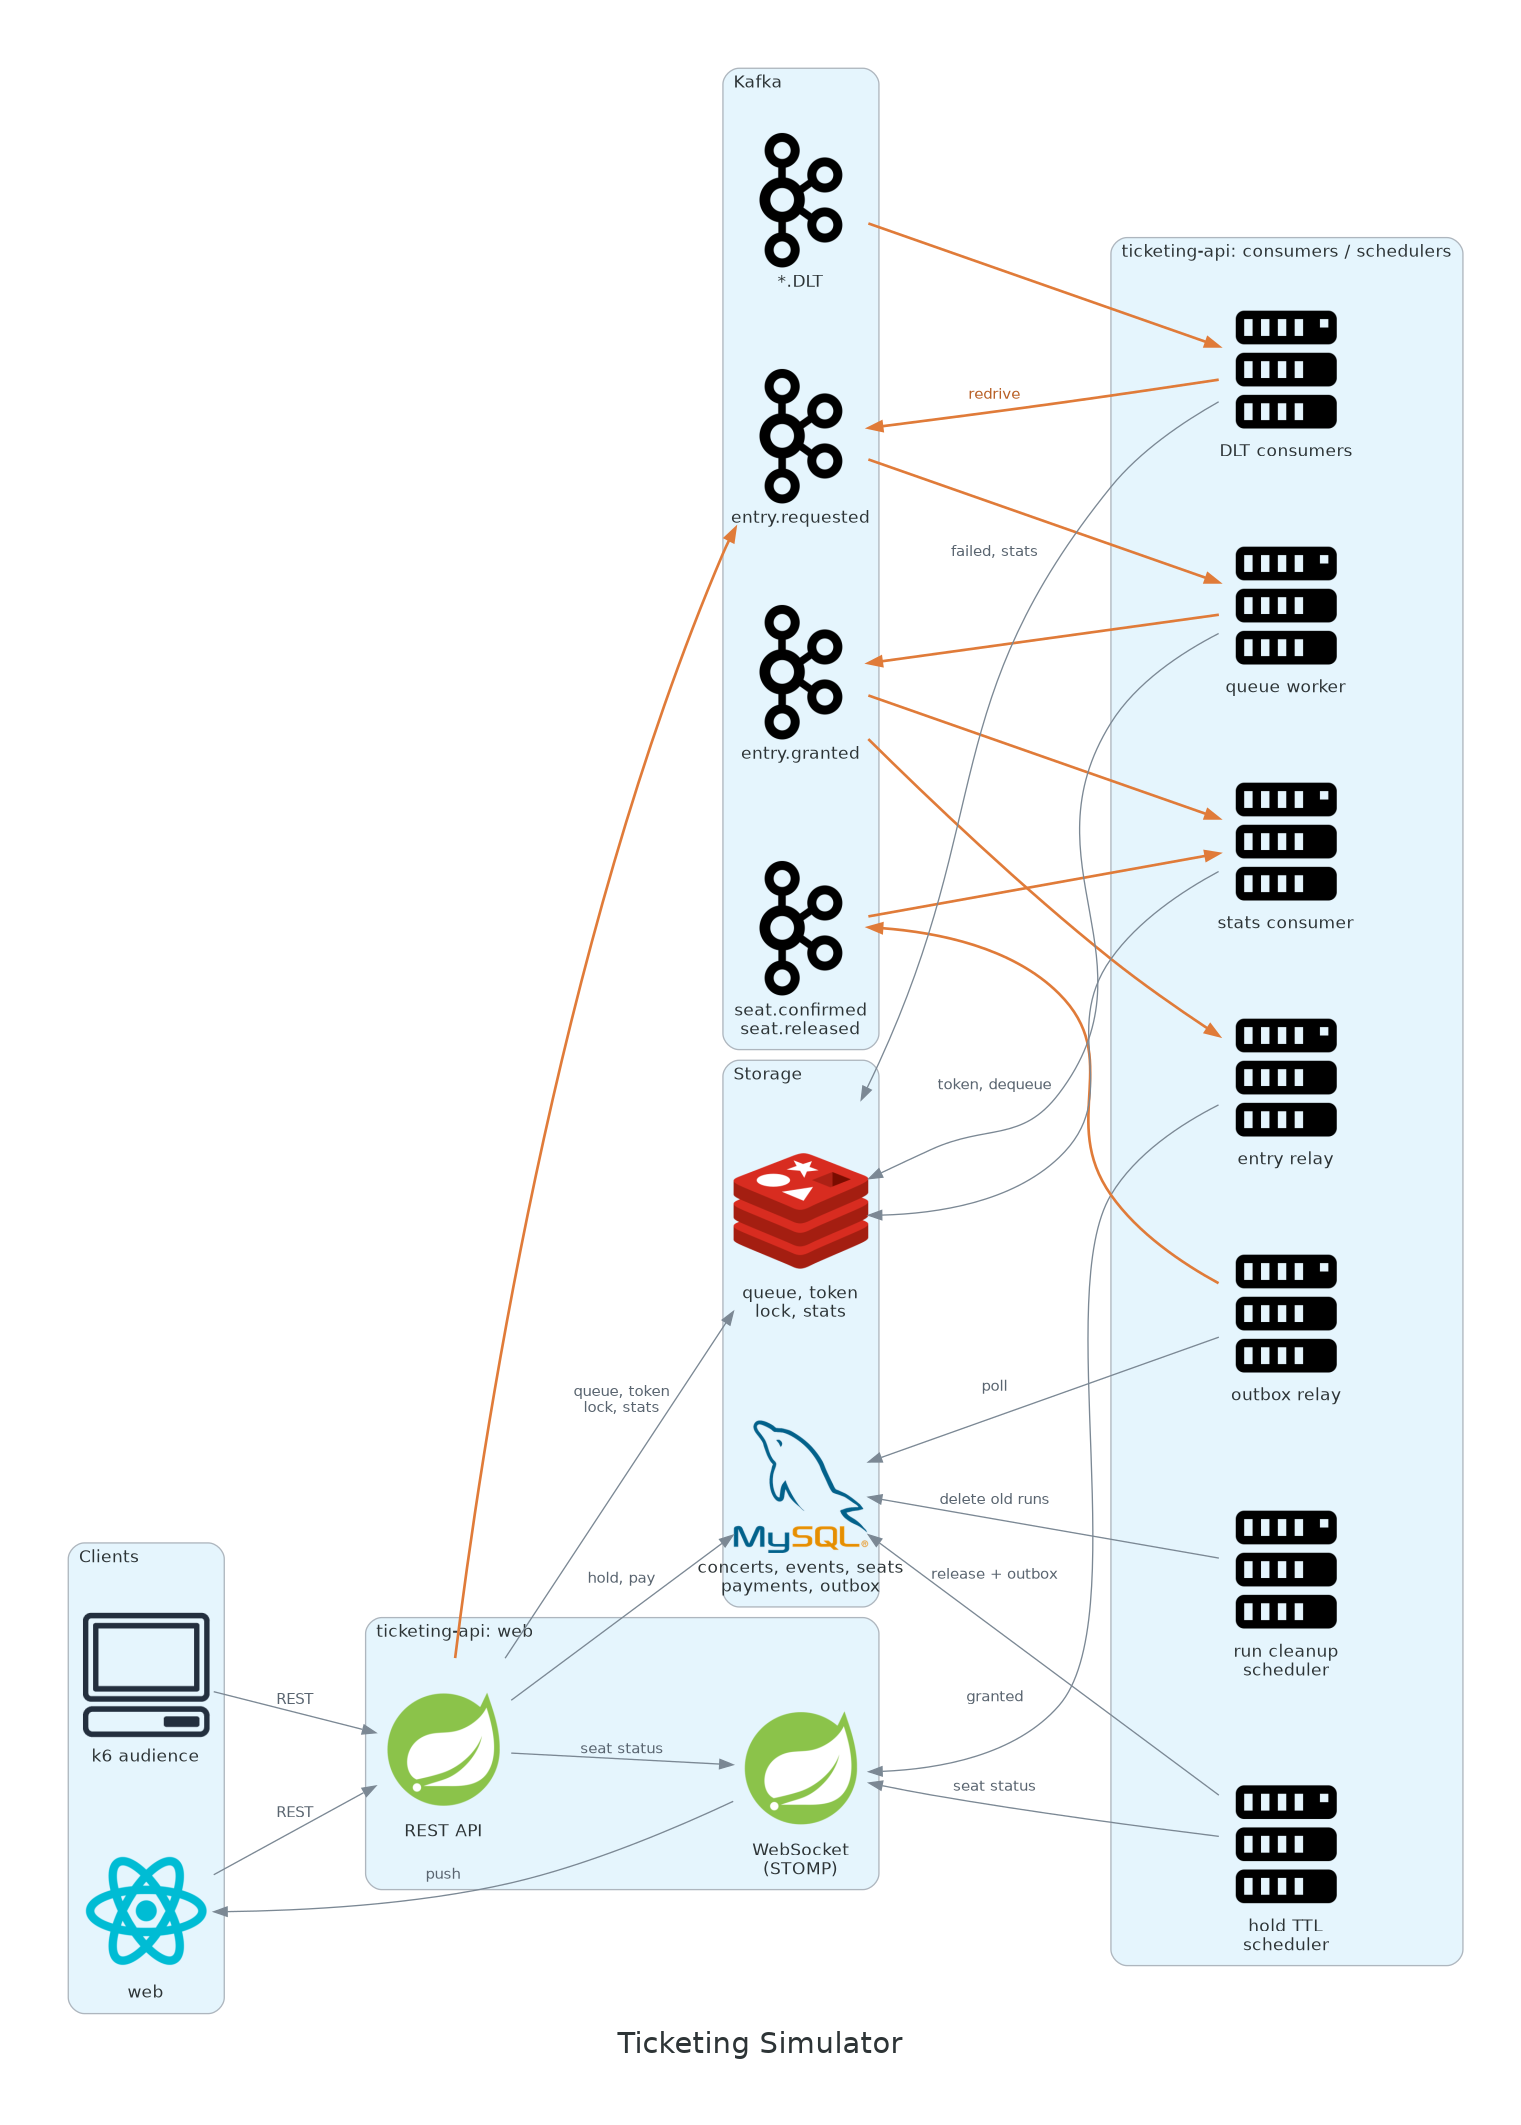

Recreate this plot in Python.
"""ticketing-simulator 아키텍처 그림(architecture.png) 생성 스크립트.

실행: pip install diagrams (Graphviz 필요) 후 docs 폴더에서 `python architecture.py`
"""
from diagrams import Cluster, Diagram, Edge
from diagrams.onprem.client import Client
from diagrams.onprem.compute import Server
from diagrams.onprem.database import MySQL
from diagrams.onprem.inmemory import Redis
from diagrams.onprem.queue import Kafka
from diagrams.programming.framework import React, Spring

GRAPH = {"fontsize": "22", "pad": "0.6", "nodesep": "0.55", "ranksep": "1.3", "splines": "spline"}
CLUSTER = {"bgcolor": "#E5F5FD", "pencolor": "#AEB6BE", "fontsize": "13", "style": "rounded"}


# 선은 모두 왼쪽(그림 앞쪽) 노드에서 오른쪽 노드로 선언해 배치를 고정한다.
# 실제 흐름이 오른쪽에서 왼쪽이면 `a << edge << b`로 써서 화살표만 a를 향하게 한다.
def sync(label=""):
    """HTTP/WebSocket 호출과 저장소 접근."""
    return Edge(color="#7B8894", label=label, fontsize="11", fontcolor="#5A6570")


def event(label=""):
    """Kafka를 거치는 비동기 이벤트."""
    return Edge(color="#E07B39", style="bold", label=label, fontsize="11", fontcolor="#B85F25")


with Diagram("Ticketing Simulator", filename="architecture", outformat="png", show=False,
             direction="LR", graph_attr=GRAPH):
    with Cluster("Clients", graph_attr=CLUSTER):
        web = React("web")
        k6 = Client("k6 audience")

    # API와 Consumer/스케줄러는 같은 Spring Boot 앱(모놀리식)이다. Kafka는 앱 밖의 브로커라 두 칸 사이에 둔다.
    with Cluster("ticketing-api: web", graph_attr=CLUSTER):
        api = Spring("REST API")
        ws = Spring("WebSocket\n(STOMP)")

    with Cluster("Kafka", graph_attr=CLUSTER):
        dead = Kafka("*.DLT")
        requested = Kafka("entry.requested")
        granted = Kafka("entry.granted")
        seat = Kafka("seat.confirmed\nseat.released")

    with Cluster("ticketing-api: consumers / schedulers", graph_attr=CLUSTER):
        dlt = Server("DLT consumers")
        worker = Server("queue worker")
        entry_relay = Server("entry relay")
        stats = Server("stats consumer")
        outbox = Server("outbox relay")
        ttl = Server("hold TTL\nscheduler")
        cleanup = Server("run cleanup\nscheduler")

    with Cluster("Storage", graph_attr=CLUSTER):
        redis = Redis("queue, token\nlock, stats")
        mysql = MySQL("concerts, events, seats\npayments, outbox")

    web >> sync("REST") >> api
    k6 >> sync("REST") >> api
    web << sync("push") << ws

    api >> sync("seat status") >> ws
    api >> event() >> requested
    api >> sync("queue, token\nlock, stats") >> redis
    api >> sync("hold, pay") >> mysql

    requested >> event() >> worker
    granted << event() << worker
    redis << sync("token, dequeue") << worker
    granted >> event() >> entry_relay
    ws << sync("granted") << entry_relay

    granted >> event() >> stats
    seat >> event() >> stats
    redis << sync() << stats

    seat << event() << outbox
    mysql << sync("poll") << outbox
    mysql << sync("release + outbox") << ttl
    ws << sync("seat status") << ttl
    mysql << sync("delete old runs") << cleanup

    dead >> event() >> dlt
    requested << event("redrive") << dlt
    redis << sync("failed, stats") << dlt
